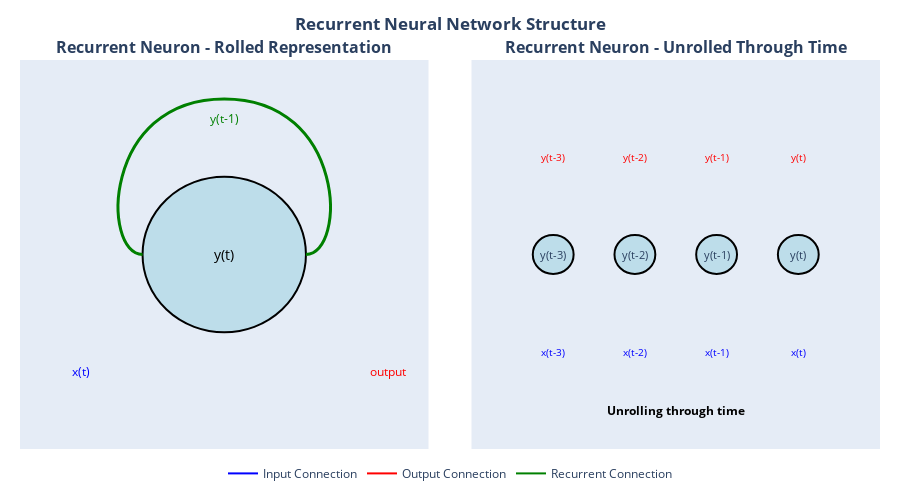

The notebook cell saved with this chart:
### Code cell
import plotly.graph_objects as go
from plotly.subplots import make_subplots

# Create a subplot with 2 side-by-side cells
fig = make_subplots(
    rows=1, cols=2, 
    subplot_titles=(
        "<b>Recurrent Neuron - Rolled Representation</b>", 
        "<b>Recurrent Neuron - Unrolled Through Time</b>"
    ),
    horizontal_spacing=0.05
)

# --- Left side - rolled representation ---
# Draw the neuron as a circle
fig.add_shape(
    type="circle",
    xref="x", yref="y",
    x0=0.3, y0=0.3,
    x1=0.7, y1=0.7,
    fillcolor="rgba(173, 216, 230, 0.7)",  # lightblue with transparency
    line_color="black",
    line_width=2,
    row=1, col=1
)

# Add text for the neuron
fig.add_annotation(
    x=0.5, y=0.5,
    text="y(t)",
    showarrow=False,
    font=dict(size=14, color="black"),
    row=1, col=1
)

# Create a curved self-connection loop using a custom SVG path
# First segment - up
fig.add_shape(
    type="path",
    path="M 0.7 0.5 C 0.8 0.5 0.8 0.9 0.5 0.9 C 0.2 0.9 0.2 0.5 0.3 0.5",
    line=dict(color="green", width=3),
    row=1, col=1
)

# Add arrow head to the loop
fig.add_annotation(
    x=0.3, y=0.5,
    ax=0.35, ay=0.5,
    text="",
    showarrow=True,
    arrowhead=2,
    arrowsize=1.5,
    arrowcolor="green",
    arrowwidth=2,
    row=1, col=1
)

# Add text for the recurrent connection
fig.add_annotation(
    x=0.5, y=0.85,
    text="y(t-1)",
    font=dict(color="green", size=12),
    showarrow=False,
    row=1, col=1
)

# Draw the input arrow
fig.add_annotation(
    x=0.35, y=0.35,
    ax=0.1, ay=0.25,
    text="",
    showarrow=True,
    arrowhead=2,
    arrowsize=1.5,
    arrowcolor="blue",
    arrowwidth=2,
    row=1, col=1
)

# Add text for the input
fig.add_annotation(
    x=0.15, y=0.2,
    text="x(t)",
    font=dict(color="blue", size=12),
    showarrow=False,
    row=1, col=1
)

# Draw the output arrow
fig.add_annotation(
    x=0.9, y=0.25,
    ax=0.65, ay=0.35,
    text="",
    showarrow=True,
    arrowhead=2,
    arrowsize=1.5,
    arrowcolor="red",
    arrowwidth=2,
    row=1, col=1
)

# Add text for the output
fig.add_annotation(
    x=0.9, y=0.2,
    text="output",
    font=dict(color="red", size=12),
    showarrow=False,
    row=1, col=1
)

# --- Right side - unrolled representation ---
# Draw neurons at different time steps
t_positions = [0.2, 0.4, 0.6, 0.8]
t_labels = ['t-3', 't-2', 't-1', 't']

for i, (pos, label) in enumerate(zip(t_positions, t_labels)):
    # Draw neuron circle with hover info
    fig.add_shape(
        type="circle",
        xref="x2", yref="y2",
        x0=pos-0.05, y0=0.45,
        x1=pos+0.05, y1=0.55,
        fillcolor="rgba(173, 216, 230, 0.7)",  # lightblue with transparency
        line_color="black",
        line_width=2,
        row=1, col=2
    )
    
    # Add neuron label
    fig.add_annotation(
        x=pos, y=0.5,
        text=f"y({label})",
        showarrow=False,
        font=dict(size=11),
        row=1, col=2
    )
    
    # Draw input arrow
    fig.add_annotation(
        x=pos, y=0.4,
        ax=pos, ay=0.3,
        text="",
        showarrow=True,
        arrowhead=2,
        arrowsize=1.5,
        arrowcolor="blue",
        arrowwidth=2,
        row=1, col=2
    )
    
    # Add input label
    fig.add_annotation(
        x=pos, y=0.25,
        text=f"x({label})",
        showarrow=False,
        font=dict(size=10, color="blue"),
        row=1, col=2
    )
    
    # Draw output arrow
    fig.add_annotation(
        x=pos, y=0.7,
        ax=pos, ay=0.6,
        text="",
        showarrow=True,
        arrowhead=2,
        arrowsize=1.5,
        arrowcolor="red",
        arrowwidth=2,
        row=1, col=2
    )
    
    # Add output label
    fig.add_annotation(
        x=pos, y=0.75,
        text=f"y({label})",
        showarrow=False,
        font=dict(size=10, color="red"),
        row=1, col=2
    )
    
    # Draw connections between neurons
    if i > 0:
        fig.add_annotation(
            x=pos, y=0.5,
            ax=t_positions[i-1], ay=0.5,
            text="",
            showarrow=True,
            arrowhead=2,
            arrowsize=1.5,
            arrowcolor="green",
            arrowwidth=2,
            row=1, col=2
        )

# Add text for unrolling in time
fig.add_annotation(
    x=0.5, y=0.1,
    text="<b>Unrolling through time</b>",
    showarrow=False,
    font=dict(size=12, color="black"),
    row=1, col=2
)

# Add legend using invisible scatter traces
fig.add_trace(
    go.Scatter(
        x=[None], y=[None],
        mode='lines',
        line=dict(color='blue', width=2),
        name='Input Connection'
    ),
    row=1, col=1
)
fig.add_trace(
    go.Scatter(
        x=[None], y=[None],
        mode='lines',
        line=dict(color='red', width=2),
        name='Output Connection'
    ),
    row=1, col=1
)
fig.add_trace(
    go.Scatter(
        x=[None], y=[None],
        mode='lines',
        line=dict(color='green', width=2),
        name='Recurrent Connection'
    ),
    row=1, col=1
)

# Update layout
fig.update_xaxes(range=[0, 1], showgrid=False, zeroline=False, showticklabels=False, row=1, col=1)
fig.update_yaxes(range=[0, 1], showgrid=False, zeroline=False, showticklabels=False, row=1, col=1)
fig.update_xaxes(range=[0, 1], showgrid=False, zeroline=False, showticklabels=False, row=1, col=2)
fig.update_yaxes(range=[0, 1], showgrid=False, zeroline=False, showticklabels=False, row=1, col=2)

fig.update_layout(
    height=500,
    width=900,
    margin=dict(l=20, r=20, t=60, b=20),
    legend=dict(
        orientation="h",
        yanchor="bottom",
        y=-0.1,
        xanchor="center",
        x=0.5
    ),
    hoverlabel=dict(
        bgcolor="white",
        font_size=12
    ),
    title=dict(
        text="<b>Recurrent Neural Network Structure</b>",
        x=0.5
    )
)

fig.show()

### Figure 1 — Plotly figure (JSON) as saved in the notebook; plotly's stock layout.template omitted (floating-point values rounded to 4 significant figures)
{"data": [{"line": {"color": "blue", "width": 2}, "mode": "lines", "name": "Input Connection", "type": "scatter", "x": [null], "xaxis": "x", "y": [null], "yaxis": "y"}, {"line": {"color": "red", "width": 2}, "mode": "lines", "name": "Output Connection", "type": "scatter", "x": [null], "xaxis": "x", "y": [null], "yaxis": "y"}, {"line": {"color": "green", "width": 2}, "mode": "lines", "name": "Recurrent Connection", "type": "scatter", "x": [null], "xaxis": "x", "y": [null], "yaxis": "y"}], "layout": {"annotations": [{"font": {"size": 16}, "showarrow": false, "text": "<b>Recurrent Neuron - Rolled Representation</b>", "x": 0.2375, "xanchor": "center", "xref": "paper", "y": 1, "yanchor": "bottom", "yref": "paper"}, {"font": {"size": 16}, "showarrow": false, "text": "<b>Recurrent Neuron - Unrolled Through Time</b>", "x": 0.7625, "xanchor": "center", "xref": "paper", "y": 1, "yanchor": "bottom", "yref": "paper"}, {"font": {"color": "black", "size": 14}, "showarrow": false, "text": "y(t)", "x": 0.5, "xref": "x", "y": 0.5, "yref": "y"}, {"arrowcolor": "green", "arrowhead": 2, "arrowsize": 1.5, "arrowwidth": 2, "ax": 0.35, "ay": 0.5, "showarrow": true, "text": "", "x": 0.3, "xref": "x", "y": 0.5, "yref": "y"}, {"font": {"color": "green", "size": 12}, "showarrow": false, "text": "y(t-1)", "x": 0.5, "xref": "x", "y": 0.85, "yref": "y"}, {"arrowcolor": "blue", "arrowhead": 2, "arrowsize": 1.5, "arrowwidth": 2, "ax": 0.1, "ay": 0.25, "showarrow": true, "text": "", "x": 0.35, "xref": "x", "y": 0.35, "yref": "y"}, {"font": {"color": "blue", "size": 12}, "showarrow": false, "text": "x(t)", "x": 0.15, "xref": "x", "y": 0.2, "yref": "y"}, {"arrowcolor": "red", "arrowhead": 2, "arrowsize": 1.5, "arrowwidth": 2, "ax": 0.65, "ay": 0.35, "showarrow": true, "text": "", "x": 0.9, "xref": "x", "y": 0.25, "yref": "y"}, {"font": {"color": "red", "size": 12}, "showarrow": false, "text": "output", "x": 0.9, "xref": "x", "y": 0.2, "yref": "y"}, {"font": {"size": 11}, "showarrow": false, "text": "y(t-3)", "x": 0.2, "xref": "x2", "y": 0.5, "yref": "y2"}, {"arrowcolor": "blue", "arrowhead": 2, "arrowsize": 1.5, "arrowwidth": 2, "ax": 0.2, "ay": 0.3, "showarrow": true, "text": "", "x": 0.2, "xref": "x2", "y": 0.4, "yref": "y2"}, {"font": {"color": "blue", "size": 10}, "showarrow": false, "text": "x(t-3)", "x": 0.2, "xref": "x2", "y": 0.25, "yref": "y2"}, {"arrowcolor": "red", "arrowhead": 2, "arrowsize": 1.5, "arrowwidth": 2, "ax": 0.2, "ay": 0.6, "showarrow": true, "text": "", "x": 0.2, "xref": "x2", "y": 0.7, "yref": "y2"}, {"font": {"color": "red", "size": 10}, "showarrow": false, "text": "y(t-3)", "x": 0.2, "xref": "x2", "y": 0.75, "yref": "y2"}, {"font": {"size": 11}, "showarrow": false, "text": "y(t-2)", "x": 0.4, "xref": "x2", "y": 0.5, "yref": "y2"}, {"arrowcolor": "blue", "arrowhead": 2, "arrowsize": 1.5, "arrowwidth": 2, "ax": 0.4, "ay": 0.3, "showarrow": true, "text": "", "x": 0.4, "xref": "x2", "y": 0.4, "yref": "y2"}, {"font": {"color": "blue", "size": 10}, "showarrow": false, "text": "x(t-2)", "x": 0.4, "xref": "x2", "y": 0.25, "yref": "y2"}, {"arrowcolor": "red", "arrowhead": 2, "arrowsize": 1.5, "arrowwidth": 2, "ax": 0.4, "ay": 0.6, "showarrow": true, "text": "", "x": 0.4, "xref": "x2", "y": 0.7, "yref": "y2"}, {"font": {"color": "red", "size": 10}, "showarrow": false, "text": "y(t-2)", "x": 0.4, "xref": "x2", "y": 0.75, "yref": "y2"}, {"arrowcolor": "green", "arrowhead": 2, "arrowsize": 1.5, "arrowwidth": 2, "ax": 0.2, "ay": 0.5, "showarrow": true, "text": "", "x": 0.4, "xref": "x2", "y": 0.5, "yref": "y2"}, {"font": {"size": 11}, "showarrow": false, "text": "y(t-1)", "x": 0.6, "xref": "x2", "y": 0.5, "yref": "y2"}, {"arrowcolor": "blue", "arrowhead": 2, "arrowsize": 1.5, "arrowwidth": 2, "ax": 0.6, "ay": 0.3, "showarrow": true, "text": "", "x": 0.6, "xref": "x2", "y": 0.4, "yref": "y2"}, {"font": {"color": "blue", "size": 10}, "showarrow": false, "text": "x(t-1)", "x": 0.6, "xref": "x2", "y": 0.25, "yref": "y2"}, {"arrowcolor": "red", "arrowhead": 2, "arrowsize": 1.5, "arrowwidth": 2, "ax": 0.6, "ay": 0.6, "showarrow": true, "text": "", "x": 0.6, "xref": "x2", "y": 0.7, "yref": "y2"}, {"font": {"color": "red", "size": 10}, "showarrow": false, "text": "y(t-1)", "x": 0.6, "xref": "x2", "y": 0.75, "yref": "y2"}, {"arrowcolor": "green", "arrowhead": 2, "arrowsize": 1.5, "arrowwidth": 2, "ax": 0.4, "ay": 0.5, "showarrow": true, "text": "", "x": 0.6, "xref": "x2", "y": 0.5, "yref": "y2"}, {"font": {"size": 11}, "showarrow": false, "text": "y(t)", "x": 0.8, "xref": "x2", "y": 0.5, "yref": "y2"}, {"arrowcolor": "blue", "arrowhead": 2, "arrowsize": 1.5, "arrowwidth": 2, "ax": 0.8, "ay": 0.3, "showarrow": true, "text": "", "x": 0.8, "xref": "x2", "y": 0.4, "yref": "y2"}, {"font": {"color": "blue", "size": 10}, "showarrow": false, "text": "x(t)", "x": 0.8, "xref": "x2", "y": 0.25, "yref": "y2"}, {"arrowcolor": "red", "arrowhead": 2, "arrowsize": 1.5, "arrowwidth": 2, "ax": 0.8, "ay": 0.6, "showarrow": true, "text": "", "x": 0.8, "xref": "x2", "y": 0.7, "yref": "y2"}, {"font": {"color": "red", "size": 10}, "showarrow": false, "text": "y(t)", "x": 0.8, "xref": "x2", "y": 0.75, "yref": "y2"}, {"arrowcolor": "green", "arrowhead": 2, "arrowsize": 1.5, "arrowwidth": 2, "ax": 0.6, "ay": 0.5, "showarrow": true, "text": "", "x": 0.8, "xref": "x2", "y": 0.5, "yref": "y2"}, {"font": {"color": "black", "size": 12}, "showarrow": false, "text": "<b>Unrolling through time</b>", "x": 0.5, "xref": "x2", "y": 0.1, "yref": "y2"}], "height": 500, "hoverlabel": {"bgcolor": "white", "font": {"size": 12}}, "legend": {"orientation": "h", "x": 0.5, "xanchor": "center", "y": -0.1, "yanchor": "bottom"}, "margin": {"b": 20, "l": 20, "r": 20, "t": 60}, "shapes": [{"fillcolor": "rgba(173, 216, 230, 0.7)", "line": {"color": "black", "width": 2}, "type": "circle", "x0": 0.3, "x1": 0.7, "xref": "x", "y0": 0.3, "y1": 0.7, "yref": "y"}, {"line": {"color": "green", "width": 3}, "path": "M 0.7 0.5 C 0.8 0.5 0.8 0.9 0.5 0.9 C 0.2 0.9 0.2 0.5 0.3 0.5", "type": "path", "xref": "x", "yref": "y"}, {"fillcolor": "rgba(173, 216, 230, 0.7)", "line": {"color": "black", "width": 2}, "type": "circle", "x0": 0.15, "x1": 0.25, "xref": "x2", "y0": 0.45, "y1": 0.55, "yref": "y2"}, {"fillcolor": "rgba(173, 216, 230, 0.7)", "line": {"color": "black", "width": 2}, "type": "circle", "x0": 0.35, "x1": 0.45, "xref": "x2", "y0": 0.45, "y1": 0.55, "yref": "y2"}, {"fillcolor": "rgba(173, 216, 230, 0.7)", "line": {"color": "black", "width": 2}, "type": "circle", "x0": 0.55, "x1": 0.65, "xref": "x2", "y0": 0.45, "y1": 0.55, "yref": "y2"}, {"fillcolor": "rgba(173, 216, 230, 0.7)", "line": {"color": "black", "width": 2}, "type": "circle", "x0": 0.75, "x1": 0.85, "xref": "x2", "y0": 0.45, "y1": 0.55, "yref": "y2"}], "title": {"text": "<b>Recurrent Neural Network Structure</b>", "x": 0.5}, "width": 900, "xaxis": {"anchor": "y", "domain": [0, 0.475], "range": [0, 1], "showgrid": false, "showticklabels": false, "zeroline": false}, "xaxis2": {"anchor": "y2", "domain": [0.525, 1], "range": [0, 1], "showgrid": false, "showticklabels": false, "zeroline": false}, "yaxis": {"anchor": "x", "domain": [0, 1], "range": [0, 1], "showgrid": false, "showticklabels": false, "zeroline": false}, "yaxis2": {"anchor": "x2", "domain": [0, 1], "range": [0, 1], "showgrid": false, "showticklabels": false, "zeroline": false}}}
